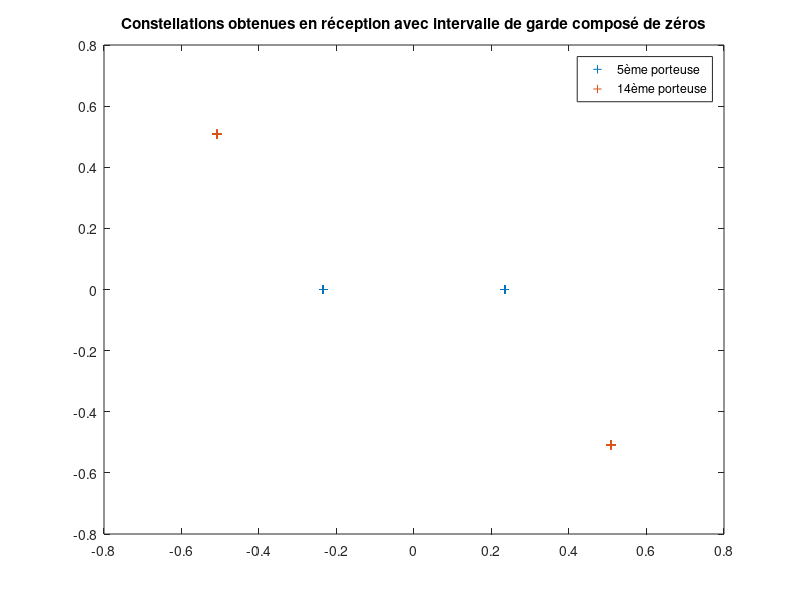

Recreate this plot in MATLAB.
clc;
close all;
clear all
N= 16;
h = ones(1,N);
G = 5;
nombre_ofdm = 320; % Nombre de symboles OFDM
Nbits = nombre_ofdm*N;
bits =randi(0:1,1,Nbits); % generation de la sequence de bits
symboles = 2*bits -1;
M = reshape(symboles,N,320);

entree_ifft = zeros(N,nombre_ofdm);
for i=1:N
   entree_ifft(i,:) = M(i,:);
end
%% Filtre
Hc = [0.227 0.46 0.688 0.46 0.227];
%% IFFT
sortie_ifft = ifft(entree_ifft);
%% Ajout de zeros
signal_intervalle_zeros = zeros(N+G,nombre_ofdm);
signal_intervalle_zeros(G+1:end,:) = sortie_ifft;
signal_intervalle_zeros(1:G,:) = sortie_ifft(end-G+1:end,:);
% Reception 
signal_recu = reshape(signal_intervalle_zeros,1,(N+G)*nombre_ofdm);
signal_recu_filtre = filter(Hc,1,signal_recu);
signal_recu_filtre_resh = reshape(signal_recu_filtre,N+G,nombre_ofdm);
signal_entre_ifft = signal_recu_filtre_resh(G+1:end,:);
signal_sortie = fft(signal_entre_ifft);
%% Constellation
plot(signal_sortie(5,:),'+');
hold;
plot(signal_sortie(14,:),'+');
legend('5ème porteuse' , '14ème porteuse')
title("Constellations obtenues en réception avec intervalle de garde composé de zéros")

%% TEB simulé
signal_reshap = reshape(signal_sortie,1,nombre_ofdm*N);
Rl = real(signal_reshap);
Nberr = find(sign(Rl)-symboles==0);
TEB_simule = length(Nberr)/(nombre_ofdm*N)